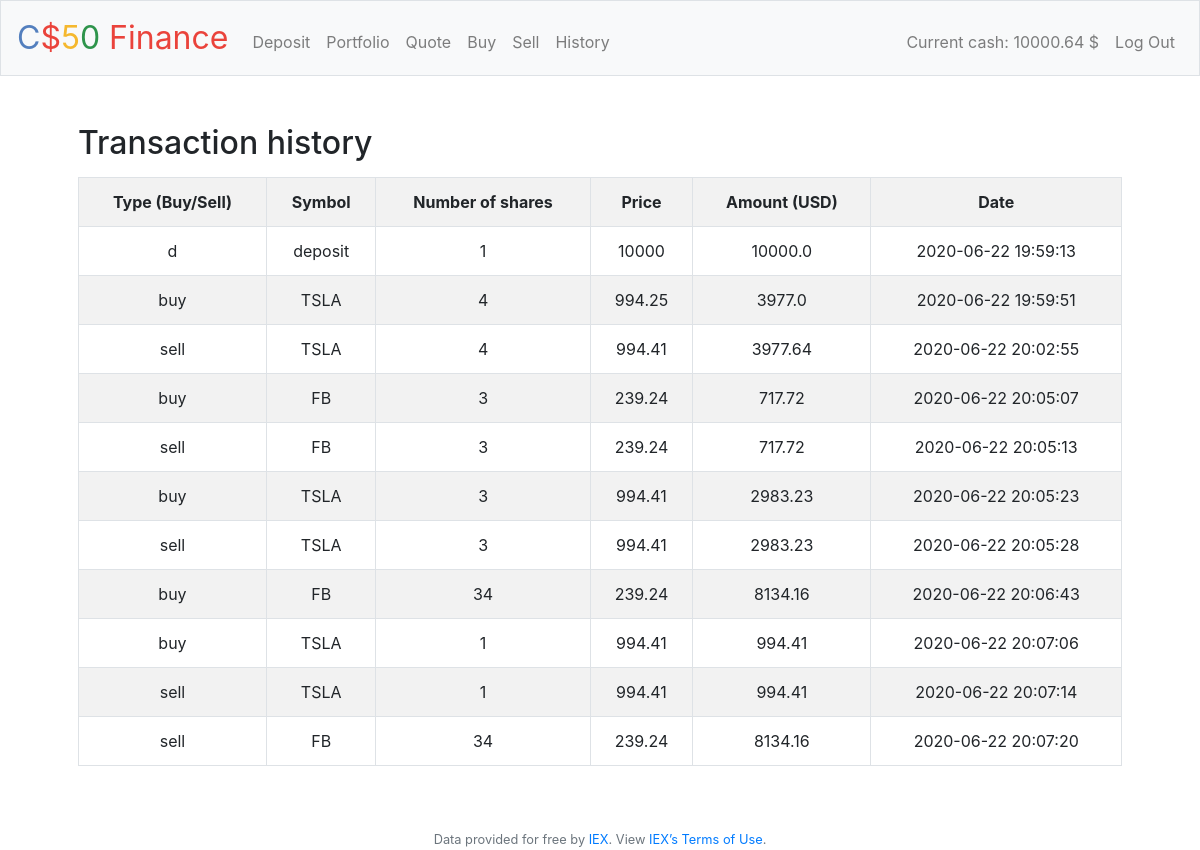
The app's page /history (signed in) with its own data.
### tables this page shows
CREATE TABLE 'purchases' ('id' integer PRIMARY KEY AUTOINCREMENT NOT NULL,'user_id' smallint NOT NULL, 'symbol' varchar(10) NOT NULL, 'price' integer NOT NULL,'shares' integer NOT NULL,'type' varchar(4), 'create_time'  integer DEFAULT CURRENT_TIMESTAMP  );

### application.py (the view)
@app.route("/history")
@login_required
def history():
    transactions = db.execute("SELECT type, symbol, price, shares, create_time FROM purchases WHERE user_id=:user_id",
                user_id=session['user_id'])
    for row in transactions:
        row['amount'] = round(abs(float(row['shares']*row['price'])), 3)
    return render_template('history.html', transactions=transactions, current_cash = get_user_cash())

### application.py (called while the page is built)
@app.after_request
def after_request(response):
    response.headers["Cache-Control"] = "no-cache, no-store, must-revalidate"
    response.headers["Expires"] = 0
    response.headers["Pragma"] = "no-cache"
    return response

### helpers.py (called while the page is built)
def login_required(f):
    @wraps(f)
    def decorated_function(*args, **kwargs):
        if session.get("user_id") is None:
            return redirect("/login")
        return f(*args, **kwargs)
    return decorated_function

def get_user_cash():
    update_user_cash()
    user_cash = db.execute("SELECT cash FROM users WHERE id = :user_id", user_id = session['user_id'])
    user_cash = round(user_cash[0]['cash'], 4)
    return user_cash

def update_user_cash():
    transactions = db.execute("SELECT shares, price, type FROM purchases WHERE user_id = :user_id", user_id=session["user_id"])
    updated_cash = 0
    print(transactions)
    for row in transactions:
        if row['type'] == 'buy':
            updated_cash -= int(row['shares'])*row['price']
        elif row['type'] == 'sell' or row['type'] == 'd':
            updated_cash += int(row['shares'])*row['price']
    print(updated_cash)
    db.execute("UPDATE users SET cash = :updated_cash", updated_cash=updated_cash)
    return

### templates/history.html (shortened to what this page needs)
{% extends "layout.html" %}
{% block main %}
    <h2 align="left">
      Transaction history
    </h2>
    <table id="example" class="table table-striped table-bordered" style="width:100%">
      <tr>
        <th>Type (Buy/Sell)</th>
        <th>Symbol</th>
        <th>Number of shares</th>
        <th>Price</th>
        <th>Amount (USD)</th>
        <th>Date</th>
      </tr>
    {% for row in transactions %}
        <tr>
          <td>{{ row['type'] }}</td>
          <td>{{ row['symbol'] }}</td>
          <td>{{ row['shares'] }}</td>
          <td>{{ row['price'] }}</td>
          <td>{{ row['amount'] }}</td>
          <td>{{ row['create_time'] }}</td>
        </tr>
    {% endfor %}
    </table>
{% endblock %}

### static/styles.css (style rules this page uses)
#example { margin-top: 15px; }

### records on screen
purchases: type "d", symbol "deposit", shares "1", price "10000", amount "10000.0", create_time "2020-06-22 19:59:13"
purchases: type "buy", symbol "TSLA", shares "4", price "994.25", amount "3977.0", create_time "2020-06-22 19:59:51"
purchases: type "sell", symbol "TSLA", shares "4", price "994.41", amount "3977.64", create_time "2020-06-22 20:02:55"
purchases: type "buy", symbol "FB", shares "3", price "239.24", amount "717.72", create_time "2020-06-22 20:05:07"
purchases: type "sell", symbol "FB", shares "3", price "239.24", amount "717.72", create_time "2020-06-22 20:05:13"
purchases: type "buy", symbol "TSLA", shares "3", price "994.41", amount "2983.23", create_time "2020-06-22 20:05:23"
purchases: type "sell", symbol "TSLA", shares "3", price "994.41", amount "2983.23", create_time "2020-06-22 20:05:28"
purchases: type "buy", symbol "FB", shares "34", price "239.24", amount "8134.16", create_time "2020-06-22 20:06:43"
purchases: type "buy", symbol "TSLA", shares "1", price "994.41", amount "994.41", create_time "2020-06-22 20:07:06"
purchases: type "sell", symbol "TSLA", shares "1", price "994.41", amount "994.41", create_time "2020-06-22 20:07:14"
purchases: type "sell", symbol "FB", shares "34", price "239.24", amount "8134.16", create_time "2020-06-22 20:07:20"

### other values on screen
{{ current_cash }} "10000.64"
